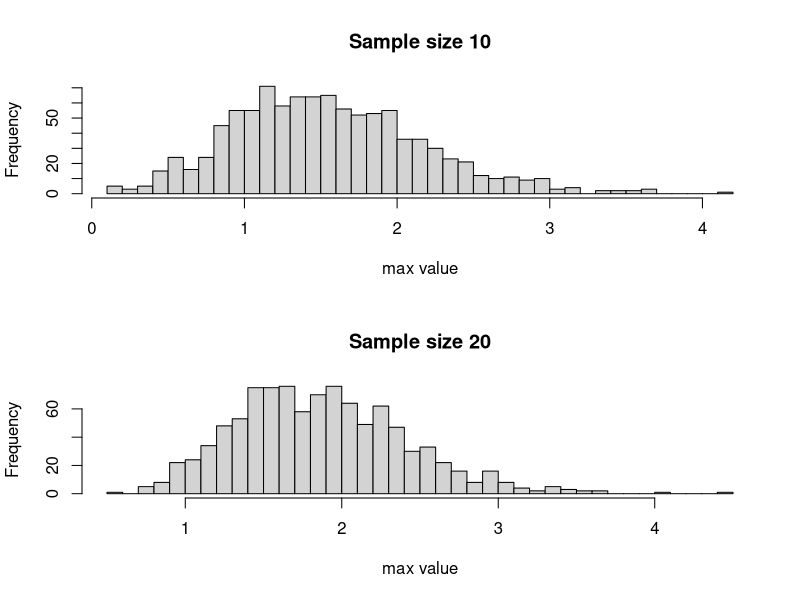

Write R code to recreate this figure.
# 4.1.11
pdf(file = "C:\\Users\\Saistout\\Desktop\\630 Stuff\\homework\\hw06plots.pdf", 8.5, 11)
par(mfrow=c(2,1))
maxima <- rep(0,1000)
for (i in 1:1000) maxima[i] <- max(rnorm(10))
(mean(maxima))
(sqrt(var(maxima)))
hist(maxima, main="Sample size 10", xlab="max value", breaks=50)
rm(i)


maxima <- rep(0,1000)
for (i in 1:1000) maxima[i] <- max(rnorm(20))
(mean(maxima))
(sqrt(var(maxima)))
hist(maxima, main="Sample size 20", xlab="max value", breaks=50)
rm(i)
dev.off();

#4.2.12
interval <-0
value <- rep(0,100000)
for (i in 1:100000) value[i] <- mean(rexp(20, rate =5))
rm(i)
for (i in 1:100000) if (value[i] <.21 & value[i] > .19) interval = interval+1
(interval/length(value))
rm(i)

interval <-0
for (i in 1:100000) value[i] <- mean(rexp(50, rate =5))
rm(i)
for (i in 1:100000) if (value[i] <.21 & value[i] > .19) interval = interval+1
(interval/length(value))
rm(i)

# 4.4.12
(pgamma(2.5*16, 16, rate=.5))
(pgamma(2.5*32, 32, rate=.5))
(pgamma(2.5*100, 100, rate=.5))

# 4.4.16
interval <-0
uniform <- rep(0,100000)
for (i in 1:100000) uniform[i] <- mean(runif(20, min=-20, max = 10))
for (i in 1:100000) if (uniform[i] <= -5) interval = interval+1
(interval/length(uniform))


# 4.5.14
n=100000
 x=runif(n)  
temp=cos(x^3)*sin(x^4)
sum(temp)/n
integrand=function(x){sin(x^4)*cos(x^3)}
integrate(integrand, lower = 0, upper = 1)

